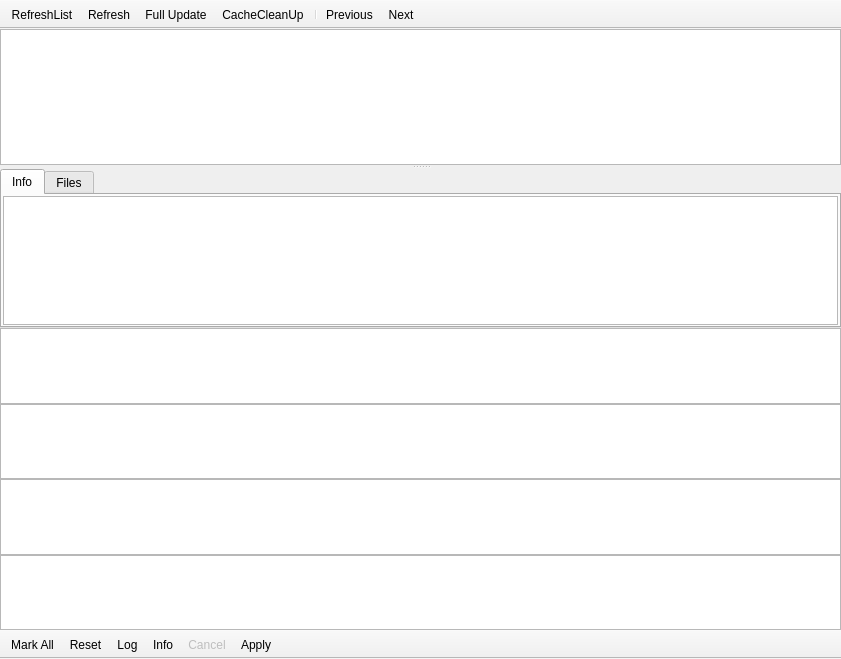
<?xml version="1.0" encoding="UTF-8"?>
<ui version="4.0">
 <class>MainWindow</class>
 <widget class="QMainWindow" name="MainWindow">
  <property name="geometry">
   <rect>
    <x>0</x>
    <y>0</y>
    <width>841</width>
    <height>659</height>
   </rect>
  </property>
  <property name="contextMenuPolicy">
   <enum>Qt::NoContextMenu</enum>
  </property>
  <property name="windowTitle">
   <string>QPacman</string>
  </property>
  <property name="windowIcon">
   <iconset>
    <normaloff>pics/qpacman.svg</normaloff>pics/qpacman.svg</iconset>
  </property>
  <widget class="QWidget" name="centralWidget">
   <property name="contextMenuPolicy">
    <enum>Qt::DefaultContextMenu</enum>
   </property>
   <layout class="QHBoxLayout" name="horizontalLayout">
    <property name="leftMargin">
     <number>0</number>
    </property>
    <property name="topMargin">
     <number>0</number>
    </property>
    <property name="rightMargin">
     <number>0</number>
    </property>
    <property name="bottomMargin">
     <number>0</number>
    </property>
    <item>
     <widget class="QWidget" name="widget" native="true">
      <layout class="QVBoxLayout" name="verticalLayout_2">
       <property name="spacing">
        <number>0</number>
       </property>
       <property name="leftMargin">
        <number>0</number>
       </property>
       <property name="topMargin">
        <number>0</number>
       </property>
       <property name="rightMargin">
        <number>0</number>
       </property>
       <property name="bottomMargin">
        <number>0</number>
       </property>
       <item>
        <widget class="QSplitter" name="splitter">
         <property name="orientation">
          <enum>Qt::Vertical</enum>
         </property>
         <widget class="QWidget" name="widget_2" native="true">
          <layout class="QVBoxLayout" name="verticalLayout">
           <property name="spacing">
            <number>0</number>
           </property>
           <property name="leftMargin">
            <number>0</number>
           </property>
           <property name="topMargin">
            <number>0</number>
           </property>
           <property name="rightMargin">
            <number>0</number>
           </property>
           <property name="bottomMargin">
            <number>0</number>
           </property>
           <item>
            <widget class="PackageView" name="packetView"/>
           </item>
          </layout>
         </widget>
         <widget class="QTabWidget" name="tabWidget">
          <property name="currentIndex">
           <number>0</number>
          </property>
          <widget class="QWidget" name="tab">
           <attribute name="title">
            <string>Info</string>
           </attribute>
           <layout class="QHBoxLayout" name="horizontalLayout_2">
            <property name="leftMargin">
             <number>1</number>
            </property>
            <property name="topMargin">
             <number>1</number>
            </property>
            <property name="rightMargin">
             <number>1</number>
            </property>
            <property name="bottomMargin">
             <number>1</number>
            </property>
            <item>
             <widget class="PacmanInfoBrowser" name="pacInfoView"/>
            </item>
           </layout>
          </widget>
          <widget class="QWidget" name="tab_2">
           <attribute name="title">
            <string>Files</string>
           </attribute>
           <layout class="QHBoxLayout" name="horizontalLayout_3">
            <property name="leftMargin">
             <number>1</number>
            </property>
            <property name="topMargin">
             <number>1</number>
            </property>
            <property name="rightMargin">
             <number>1</number>
            </property>
            <property name="bottomMargin">
             <number>1</number>
            </property>
            <item>
             <widget class="FilesListWidget" name="filesTree">
              <property name="rootIsDecorated">
               <bool>false</bool>
              </property>
              <attribute name="headerVisible">
               <bool>false</bool>
              </attribute>
              <column>
               <property name="text">
                <string>Name</string>
               </property>
              </column>
              <column>
               <property name="text">
                <string>Size</string>
               </property>
              </column>
              <column>
               <property name="text">
                <string>Permissions</string>
               </property>
              </column>
              <column>
               <property name="text">
                <string>Modification Date</string>
               </property>
              </column>
             </widget>
            </item>
           </layout>
          </widget>
         </widget>
        </widget>
       </item>
       <item>
        <widget class="PacmanWaitView" name="waitView"/>
       </item>
       <item>
        <widget class="InfoView" name="infoBrowser"/>
       </item>
       <item>
        <widget class="QPlainTextEdit" name="logWindow"/>
       </item>
       <item>
        <widget class="ProgressView" name="progressView"/>
       </item>
      </layout>
     </widget>
    </item>
   </layout>
  </widget>
  <widget class="QToolBar" name="actionsToolBar">
   <property name="movable">
    <bool>false</bool>
   </property>
   <property name="allowedAreas">
    <set>Qt::BottomToolBarArea</set>
   </property>
   <property name="toolButtonStyle">
    <enum>Qt::ToolButtonTextBesideIcon</enum>
   </property>
   <property name="floatable">
    <bool>false</bool>
   </property>
   <attribute name="toolBarArea">
    <enum>BottomToolBarArea</enum>
   </attribute>
   <attribute name="toolBarBreak">
    <bool>false</bool>
   </attribute>
   <addaction name="actionMark_All"/>
   <addaction name="actionReset"/>
   <addaction name="actionLog"/>
   <addaction name="actionInfo"/>
   <addaction name="actionCancel"/>
   <addaction name="actionApply"/>
  </widget>
  <widget class="PacmanToolBar" name="mainToolBar">
   <property name="windowTitle">
    <string>toolBar</string>
   </property>
   <property name="movable">
    <bool>false</bool>
   </property>
   <property name="allowedAreas">
    <set>Qt::TopToolBarArea</set>
   </property>
   <property name="iconSize">
    <size>
     <width>26</width>
     <height>26</height>
    </size>
   </property>
   <property name="toolButtonStyle">
    <enum>Qt::ToolButtonIconOnly</enum>
   </property>
   <property name="floatable">
    <bool>false</bool>
   </property>
   <attribute name="toolBarArea">
    <enum>TopToolBarArea</enum>
   </attribute>
   <attribute name="toolBarBreak">
    <bool>false</bool>
   </attribute>
   <addaction name="actionRefreshList"/>
   <addaction name="actionRefresh"/>
   <addaction name="actionFullUpdate"/>
   <addaction name="actionCacheCleanUp"/>
   <addaction name="separator"/>
   <addaction name="actionPrevious"/>
   <addaction name="actionNext"/>
  </widget>
  <action name="actionReset">
   <property name="icon">
    <iconset theme="edit-undo">
     <normaloff>.</normaloff>.</iconset>
   </property>
   <property name="text">
    <string>Reset</string>
   </property>
   <property name="toolTip">
    <string>Resets all changes were done</string>
   </property>
   <property name="shortcut">
    <string>Alt+R</string>
   </property>
  </action>
  <action name="actionMark_All">
   <property name="icon">
    <iconset theme="show-all-effects">
     <normaloff>.</normaloff>.</iconset>
   </property>
   <property name="text">
    <string>Mark All</string>
   </property>
   <property name="toolTip">
    <string>Marks all items</string>
   </property>
   <property name="shortcut">
    <string>Alt+M</string>
   </property>
  </action>
  <action name="actionRefresh">
   <property name="icon">
    <iconset theme="state-sync">
     <normaloff>.</normaloff>.</iconset>
   </property>
   <property name="text">
    <string>Refresh</string>
   </property>
   <property name="toolTip">
    <string>Updates the repository database and refresh the package list</string>
   </property>
   <property name="shortcut">
    <string>F6</string>
   </property>
  </action>
  <action name="actionLog">
   <property name="checkable">
    <bool>true</bool>
   </property>
   <property name="icon">
    <iconset theme="dialog-messages">
     <normaloff>.</normaloff>.</iconset>
   </property>
   <property name="text">
    <string>Log</string>
   </property>
   <property name="toolTip">
    <string>Shows the messages from the packages' post scripts</string>
   </property>
   <property name="shortcut">
    <string>Alt+L</string>
   </property>
  </action>
  <action name="actionRefreshList">
   <property name="icon">
    <iconset theme="view-refresh">
     <normaloff>.</normaloff>.</iconset>
   </property>
   <property name="text">
    <string>RefreshList</string>
   </property>
   <property name="toolTip">
    <string>Refresh package list only</string>
   </property>
   <property name="shortcut">
    <string>F5</string>
   </property>
  </action>
  <action name="actionCacheCleanUp">
   <property name="icon">
    <iconset theme="edit-delete">
     <normaloff>.</normaloff>.</iconset>
   </property>
   <property name="text">
    <string>CacheCleanUp</string>
   </property>
   <property name="toolTip">
    <string>Removes all packages from the pacman's cache</string>
   </property>
   <property name="shortcut">
    <string>Alt+C</string>
   </property>
  </action>
  <action name="actionPrevious">
   <property name="icon">
    <iconset theme="go-previous">
     <normaloff>.</normaloff>.</iconset>
   </property>
   <property name="text">
    <string>Previous</string>
   </property>
   <property name="toolTip">
    <string>Sets the selection to the previous item</string>
   </property>
   <property name="shortcut">
    <string>Left</string>
   </property>
  </action>
  <action name="actionNext">
   <property name="icon">
    <iconset theme="go-next">
     <normaloff>.</normaloff>.</iconset>
   </property>
   <property name="text">
    <string>Next</string>
   </property>
   <property name="toolTip">
    <string>Sets the selection to the next item</string>
   </property>
   <property name="shortcut">
    <string>Right</string>
   </property>
  </action>
  <action name="actionFullUpdate">
   <property name="icon">
    <iconset theme="state-download">
     <normaloff>.</normaloff>.</iconset>
   </property>
   <property name="text">
    <string>Full Update</string>
   </property>
   <property name="toolTip">
    <string>Full update of the system</string>
   </property>
   <property name="shortcut">
    <string>Alt+U</string>
   </property>
  </action>
  <action name="actionCancel">
   <property name="enabled">
    <bool>false</bool>
   </property>
   <property name="icon">
    <iconset theme="dialog-cancel">
     <normaloff>.</normaloff>.</iconset>
   </property>
   <property name="text">
    <string>Cancel</string>
   </property>
   <property name="toolTip">
    <string>Cancel the current operation</string>
   </property>
   <property name="shortcut">
    <string>Esc</string>
   </property>
   <property name="visible">
    <bool>false</bool>
   </property>
  </action>
  <action name="actionInfo">
   <property name="checkable">
    <bool>true</bool>
   </property>
   <property name="icon">
    <iconset theme="help-about">
     <normaloff>.</normaloff>.</iconset>
   </property>
   <property name="text">
    <string>Info</string>
   </property>
   <property name="toolTip">
    <string>Show an additional info about this application</string>
   </property>
   <property name="shortcut">
    <string>F1</string>
   </property>
  </action>
  <action name="actionApply">
   <property name="icon">
    <iconset theme="run-build">
     <normaloff>.</normaloff>.</iconset>
   </property>
   <property name="text">
    <string>Apply</string>
   </property>
   <property name="toolTip">
    <string>Applies the marked actions</string>
   </property>
   <property name="shortcut">
    <string>Alt+A</string>
   </property>
   <property name="visible">
    <bool>true</bool>
   </property>
  </action>
 </widget>
 <layoutdefault spacing="6" margin="11"/>
 <customwidgets>
  <customwidget>
   <class>PacmanInfoBrowser</class>
   <extends>QTextBrowser</extends>
   <header>pacmaninfobrowser.h</header>
  </customwidget>
  <customwidget>
   <class>PacmanWaitView</class>
   <extends>QGraphicsView</extends>
   <header location="global">pacmanwaitview.h</header>
  </customwidget>
  <customwidget>
   <class>ProgressView</class>
   <extends>QTreeView</extends>
   <header location="global">progressview.h</header>
  </customwidget>
  <customwidget>
   <class>FilesListWidget</class>
   <extends>QTreeWidget</extends>
   <header>fileslistwidget.h</header>
  </customwidget>
  <customwidget>
   <class>PacmanToolBar</class>
   <extends>QToolBar</extends>
   <header>pacmantoolbar.h</header>
  </customwidget>
  <customwidget>
   <class>PackageView</class>
   <extends>QTreeView</extends>
   <header>packageview.h</header>
  </customwidget>
  <customwidget>
   <class>InfoView</class>
   <extends>QTextBrowser</extends>
   <header location="global">infoview.h</header>
  </customwidget>
 </customwidgets>
 <resources/>
 <connections/>
</ui>
